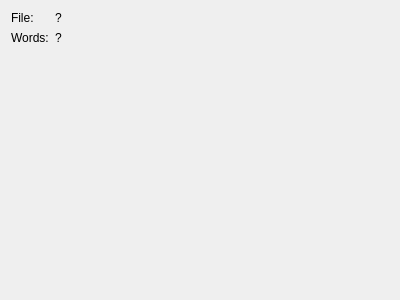
<?xml version="1.0" encoding="UTF-8"?>
<ui version="4.0">
 <class>InfoWidget</class>
 <widget class="QWidget" name="InfoWidget">
  <property name="geometry">
   <rect>
    <x>0</x>
    <y>0</y>
    <width>400</width>
    <height>300</height>
   </rect>
  </property>
  <property name="windowTitle">
   <string>Information</string>
  </property>
  <layout class="QFormLayout" name="formLayout">
   <item row="0" column="0">
    <widget class="QLabel" name="fileLabel">
     <property name="text">
      <string>File:</string>
     </property>
    </widget>
   </item>
   <item row="0" column="1">
    <widget class="QLabel" name="label">
     <property name="text">
      <string>?</string>
     </property>
    </widget>
   </item>
   <item row="1" column="1">
    <widget class="QLabel" name="wordsCountValue">
     <property name="text">
      <string>?</string>
     </property>
    </widget>
   </item>
   <item row="1" column="0">
    <widget class="QLabel" name="wordsCountLabel">
     <property name="text">
      <string>Words:</string>
     </property>
    </widget>
   </item>
  </layout>
 </widget>
 <resources/>
 <connections/>
</ui>
